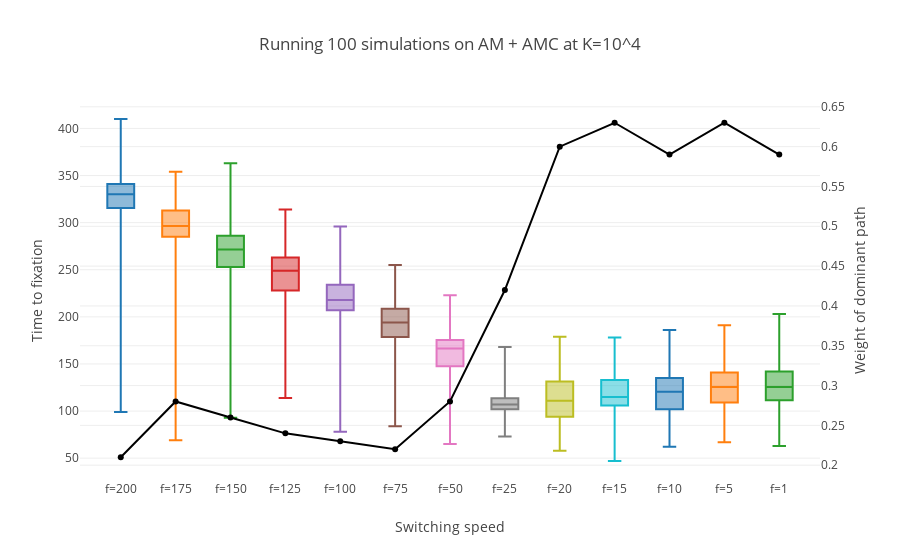

The code cell stored with this chart in its notebook:
### Markdown cell above
### K=10^4

### Code cell
#display(table_switching(pairs[1], carrying_cap=10**4, prob_mutation=10**-3))
box_switching(pairs[1], k=4)
